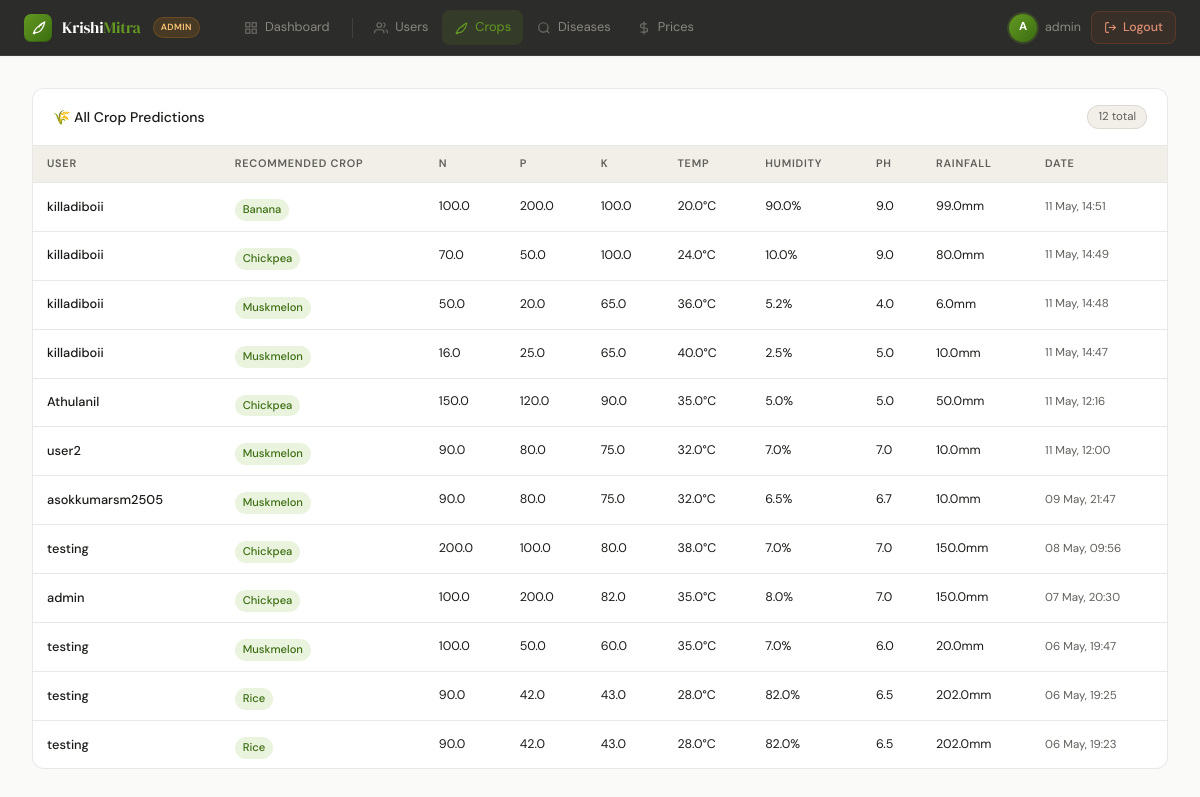
Screenshot of /admin-panel/crops/ (signed in) with the database file from the repository.
### app/models.py (models this page shows, shortened)
class CropRecommendation(models.Model):
    user = models.ForeignKey(User, on_delete=models.CASCADE, related_name='crop_recommendation')
    nitrogen = models.FloatField()
    phosphorus = models.FloatField()
    potassium = models.FloatField()
    temperature = models.FloatField()
    humidity = models.FloatField()
    ph = models.FloatField()
    rainfall = models.FloatField()
    recommended_crop = models.CharField(max_length=100, blank=True)
    created_at = models.DateTimeField(auto_now_add=True)
    class Meta:
        ordering = ['-created_at']

### app/views.py (the view)
# urls.py: path('admin-panel/crops/', views.admin_crops_view, name='admin_crops'),
@login_required
@user_passes_test(is_admin, login_url='/dashboard/')
def admin_crops_view(request):
    return render(request, 'admin_crop.html', {
        'objects': CropRecommendation.objects.select_related('user').order_by('-created_at'),
        'total':   CropRecommendation.objects.count(),
    })

### app/views.py (called while the page is built)
def is_admin(user):
    return user.is_authenticated and user.is_staff

### app/templates/admin_crop.html (shortened to what this page needs)
{% extends 'admin_base.html' %}
{% block content %}
<div class="scroll-card">
  <div class="scroll-card-header">
    <span class="scroll-card-title">🌾 All Crop Predictions</span>
    <span class="scroll-card-count">{{ total }} total</span>
  </div>
  <div class="scroll-card-body" style="max-height:calc(100vh - 220px);">
    <table class="admin-table">
      <thead><tr><th>User</th><th>Recommended Crop</th><th>N</th><th>P</th><th>K</th><th>Temp</th><th>Humidity</th><th>pH</th><th>Rainfall</th><th>Date</th></tr></thead>
      <tbody>
        {% for obj in objects %}
        <tr>
          <td>
            <div style="font-weight:500;font-size:0.8rem;">{{ obj.user.username }}</div>
          </td>
          <td><span class="badge badge-green">{{ obj.recommended_crop|title }}</span></td>
          <td style="font-size:0.78rem;">{{ obj.nitrogen }}</td>
          <td style="font-size:0.78rem;">{{ obj.phosphorus }}</td>
          <td style="font-size:0.78rem;">{{ obj.potassium }}</td>
          <td style="font-size:0.78rem;">{{ obj.temperature }}°C</td>
          <td style="font-size:0.78rem;">{{ obj.humidity }}%</td>
          <td style="font-size:0.78rem;">{{ obj.ph }}</td>
          <td style="font-size:0.78rem;">{{ obj.rainfall }}mm</td>
          <td style="font-size:0.72rem;color:var(--text-muted);">{{ obj.created_at|date:"d M, H:i" }}</td>
        </tr>
        {% empty %}
        <tr><td colspan="10" style="text-align:center;color:var(--text-muted);padding:3rem;">No crop predictions yet</td></tr>
        {% endfor %}
      </tbody>
    </table>
  </div>
</div>
{% endblock %}

### app/templates/admin_base.html (shortened to what this page needs)
{% load static %}
<!DOCTYPE html>
<html lang="en">
<head>
<link rel="stylesheet" href="{% static 'css/main.css' %}">
</head>
<body style="margin:0;background:var(--bg);">
<nav class="admin-topnav">
  <a class="topnav-logo" href="{% url 'admin_dashboard' %}">
    <div class="logo-icon">
      <svg viewBox="0 0 24 24"><path d="M17 8C8 10 5.9 16.17 3.82 21.34L5.71 22l1-2.3A4.49 4.49 0 0 0 8 20C19 20 22 3 22 3c-1 2-8 2-9 8"/></svg>
    </div>
    <span class="logo-text">Krishi<span>Mitra</span></span>
    <span class="admin-badge">Admin</span>
  </a>
  <div class="topnav-links">
    <a class="topnav-link {% if request.resolver_match.url_name == 'admin_dashboard' %}active{% endif %}"
       href="{% url 'admin_dashboard' %}">
      <svg viewBox="0 0 24 24" fill="none" stroke="currentColor" stroke-width="2"><rect x="3" y="3" width="7" height="7"/><rect x="14" y="3" width="7" height="7"/><rect x="14" y="14" width="7" height="7"/><rect x="3" y="14" width="7" height="7"/></svg>
      <span>Dashboard</span>
    </a>
    <a class="topnav-link {% if request.resolver_match.url_name == 'admin_users' %}active{% endif %}"
       href="{% url 'admin_users' %}">
      <svg viewBox="0 0 24 24" fill="none" stroke="currentColor" stroke-width="2"><path d="M17 21v-2a4 4 0 0 0-4-4H5a4 4 0 0 0-4 4v2"/><circle cx="9" cy="7" r="4"/><path d="M23 21v-2a4 4 0 0 0-3-3.87"/><path d="M16 3.13a4 4 0 0 1 0 7.75"/></svg>
      <span>Users</span>
    </a>
    <a class="topnav-link {% if request.resolver_match.url_name == 'admin_crops' %}active{% endif %}"
       href="{% url 'admin_crops' %}">
      <svg viewBox="0 0 24 24" fill="none" stroke="currentColor" stroke-width="2"><path d="M17 8C8 10 5.9 16.17 3.82 21.34L5.71 22l1-2.3A4.49 4.49 0 0 0 8 20C19 20 22 3 22 3c-1 2-8 2-9 8"/></svg>
      <span>Crops</span>
    </a>
    <a class="topnav-link {% if request.resolver_match.url_name == 'admin_diseases' %}active{% endif %}"
       href="{% url 'admin_diseases' %}">
      <svg viewBox="0 0 24 24" fill="none" stroke="currentColor" stroke-width="2"><circle cx="11" cy="11" r="8"/><line x1="21" y1="21" x2="16.65" y2="16.65"/></svg>
      <span>Diseases</span>
    </a>
    <a class="topnav-link {% if request.resolver_match.url_name == 'admin_prices' %}active{% endif %}"
       href="{% url 'admin_prices' %}">
      <svg viewBox="0 0 24 24" fill="none" stroke="currentColor" stroke-width="2"><line x1="12" y1="1" x2="12" y2="23"/><path d="M17 5H9.5a3.5 3.5 0 0 0 0 7h5a3.5 3.5 0 0 1 0 7H6"/></svg>
      <span>Prices</span>
    </a>
  </div>
  <div class="topnav-right">
    <div class="topnav-user">
      <div class="topnav-avatar">{{ user.username|slice:":1"|upper }}</div>
      <span class="topnav-username">{{ user.get_full_name|default:user.username }}</span>
    </div>
    <a class="topnav-logout" href="{% url 'logout' %}">
      <svg viewBox="0 0 24 24" fill="none" stroke="currentColor" stroke-width="2">
        <path d="M9 21H5a2 2 0 0 1-2-2V5a2 2 0 0 1 2-2h4"/>
        <polyline points="16 17 21 12 16 7"/>
        <line x1="21" y1="12" x2="9" y2="12"/>
      </svg>
      Logout
    </a>
  </div>
</nav>
<main class="admin-content">
  {% block content %}{% endblock %}
</main>
</body>
</html>

### app/static/css/main.css (style rules this page uses)
*, *::before, *::after { box-sizing: border-box; margin: 0; padding: 0; }
:root { --green-50: #EAF3DE; --green-100: #C0DD97; --green-200: #97C459; --green-400: #639922; --green-600: #3B6D11; --green-800: #27500A; --green-900: #173404; --amber-50: #FAEEDA; --amber-100: #FAC775; --amber-200: #EF9F27; --amber-400: #BA7517; --teal-50: #E1F5EE; --teal-200: #5DCAA5; --teal-400: #1D9E75; --teal-600: #0F6E56; --gray-50: #F1EFE8; --gray-100: #D3D1C7; --gray-200: #B4B2A9; --gray-400: #888780; --gray-600: #5F5E5A; --gray-800: #444441; --gray-900: #2C2C2A; --coral-50: #FAECE7; --coral-200: #F0997B; --coral-400: #D85A30; --text: #1a1a18; --text-muted: #5F5E5A; --text-light: #888780; --bg: #FAFAF8; --bg-card: #ffffff; --border: rgba(0,0,0,0.09); --border-md: rgba(0,0,0,0.14); --radius: 12px; --radius-sm: 8px; --radius-lg: 16px; --radius-xl: 24px; --shadow-xs: 0 1px 2px rgba(23, 52, 4, 0.04); --shadow-sm: 0 2px 6px -2px rgba(23, 52, 4, 0.08); --shadow-md: 0 12px 28px -16px rgba(23, 52, 4, 0.18), 0 2px 6px -2px rgba(23, 52, 4, 0.06); --shadow-lg: 0 28px 60px -28px rgba(23, 52, 4, 0.28), 0 4px 12px -4px rgba(23, 52, 4, 0.08); --shadow-glow: 0 0 0 4px rgba(99, 153, 34, 0.10); --grad-green: linear-gradient(135deg, #639922 0%, #3B6D11 100%); --grad-leaf: linear-gradient(135deg, #97C459 0%, #639922 60%, #27500A 100%); --grad-sun: linear-gradient(135deg, #FAC775 0%, #EF9F27 100%); --grad-bg: radial-gradient(1200px 600px at 90% -10%, rgba(151, 196, 89, 0.18), transparent 60%), radial-gradient(900px 500px at -10% 10%, rgba(250, 199, 117, 0.16), transparent 60%), linear-gradient(180deg, #FAFAF8 0%, #F4F2EA 100%); --ease: cubic-bezier(0.22, 1, 0.36, 1); --t-fast: 0.18s var(--ease); --t-med: 0.32s var(--ease); }
html { scroll-behavior: smooth; }
body { font-family: 'DM Sans', sans-serif; background: var(--bg); color: var(--text); line-height: 1.6; min-height: 100vh; font-feature-settings: "ss01", "cv11"; -webkit-font-smoothing: antialiased; text-rendering: optimizeLegibility; }
@media (min-width: 1024px) { body { background: var(--grad-bg); background-attachment: fixed; } }
nav { position: sticky; top: 0; z-index: 100; background: rgba(250,250,248,0.85); backdrop-filter: saturate(160%) blur(14px); -webkit-backdrop-filter: saturate(160%) blur(14px); border-bottom: 0.5px solid var(--border); padding: 0 2rem; display: flex; align-items: center; justify-content: space-between; height: 60px; transition: box-shadow var(--t-fast), background var(--t-fast); }
.logo-icon { width: 32px; height: 32px; background: var(--grad-leaf); border-radius: 8px; display: flex; align-items: center; justify-content: center; box-shadow: var(--shadow-sm), inset 0 -1px 0 rgba(0,0,0,0.18); transition: transform var(--t-fast); }
.logo-icon svg { width: 18px; height: 18px; fill: none; stroke: white; stroke-width: 2; stroke-linecap: round; stroke-linejoin: round; }
.logo-text { font-family: 'DM Serif Display', serif; font-size: 1.15rem; letter-spacing: -0.01em; }
.logo-text span { color: var(--green-400); }
.badge { display: inline-block; font-size: 0.7rem; padding: 2px 8px; border-radius: 20px; margin-top: 6px; font-weight: 500; }
.badge-green { background: var(--green-50); color: var(--green-600); }

### rows the page displays
CropRecommendation: user.username "killadiboii", recommended_crop "Banana", nitrogen "100.0", phosphorus "200.0", potassium "100.0", temperature "20.0", humidity "90.0", ph "9.0", rainfall "99.0", created_at "11 May, 14:51"
CropRecommendation: user.username "killadiboii", recommended_crop "Chickpea", nitrogen "70.0", phosphorus "50.0", potassium "100.0", temperature "24.0", humidity "10.0", ph "9.0", rainfall "80.0", created_at "11 May, 14:49"
CropRecommendation: user.username "killadiboii", recommended_crop "Muskmelon", nitrogen "50.0", phosphorus "20.0", potassium "65.0", temperature "36.0", humidity "5.2", ph "4.0", rainfall "6.0", created_at "11 May, 14:48"
CropRecommendation: user.username "killadiboii", recommended_crop "Muskmelon", nitrogen "16.0", phosphorus "25.0", potassium "65.0", temperature "40.0", humidity "2.5", ph "5.0", rainfall "10.0", created_at "11 May, 14:47"
CropRecommendation: user.username "Athulanil", recommended_crop "Chickpea", nitrogen "150.0", phosphorus "120.0", potassium "90.0", temperature "35.0", humidity "5.0", ph "5.0", rainfall "50.0", created_at "11 May, 12:16"
CropRecommendation: user.username "user2", recommended_crop "Muskmelon", nitrogen "90.0", phosphorus "80.0", potassium "75.0", temperature "32.0", humidity "7.0", ph "7.0", rainfall "10.0", created_at "11 May, 12:00"
CropRecommendation: user.username "asokkumarsm2505", recommended_crop "Muskmelon", nitrogen "90.0", phosphorus "80.0", potassium "75.0", temperature "32.0", humidity "6.5", ph "6.7", rainfall "10.0", created_at "09 May, 21:47"
CropRecommendation: user.username "testing", recommended_crop "Chickpea", nitrogen "200.0", phosphorus "100.0", potassium "80.0", temperature "38.0", humidity "7.0", ph "7.0", rainfall "150.0", created_at "08 May, 09:56"
CropRecommendation: user.username "admin", recommended_crop "Chickpea", nitrogen "100.0", phosphorus "200.0", potassium "82.0", temperature "35.0", humidity "8.0", ph "7.0", rainfall "150.0", created_at "07 May, 20:30"
CropRecommendation: user.username "testing", recommended_crop "Muskmelon", nitrogen "100.0", phosphorus "50.0", potassium "60.0", temperature "35.0", humidity "7.0", ph "6.0", rainfall "20.0", created_at "06 May, 19:47"
CropRecommendation: user.username "testing", recommended_crop "Rice", nitrogen "90.0", phosphorus "42.0", potassium "43.0", temperature "28.0", humidity "82.0", ph "6.5", rainfall "202.0", created_at "06 May, 19:25"
CropRecommendation: user.username "testing", recommended_crop "Rice", nitrogen "90.0", phosphorus "42.0", potassium "43.0", temperature "28.0", humidity "82.0", ph "6.5", rainfall "202.0", created_at "06 May, 19:23"

### other values shown
{{ user.username|slice:":1"|upper }} "A"
{{ user.get_full_name|default:user.username }} "admin"
{{ total }} "12"
